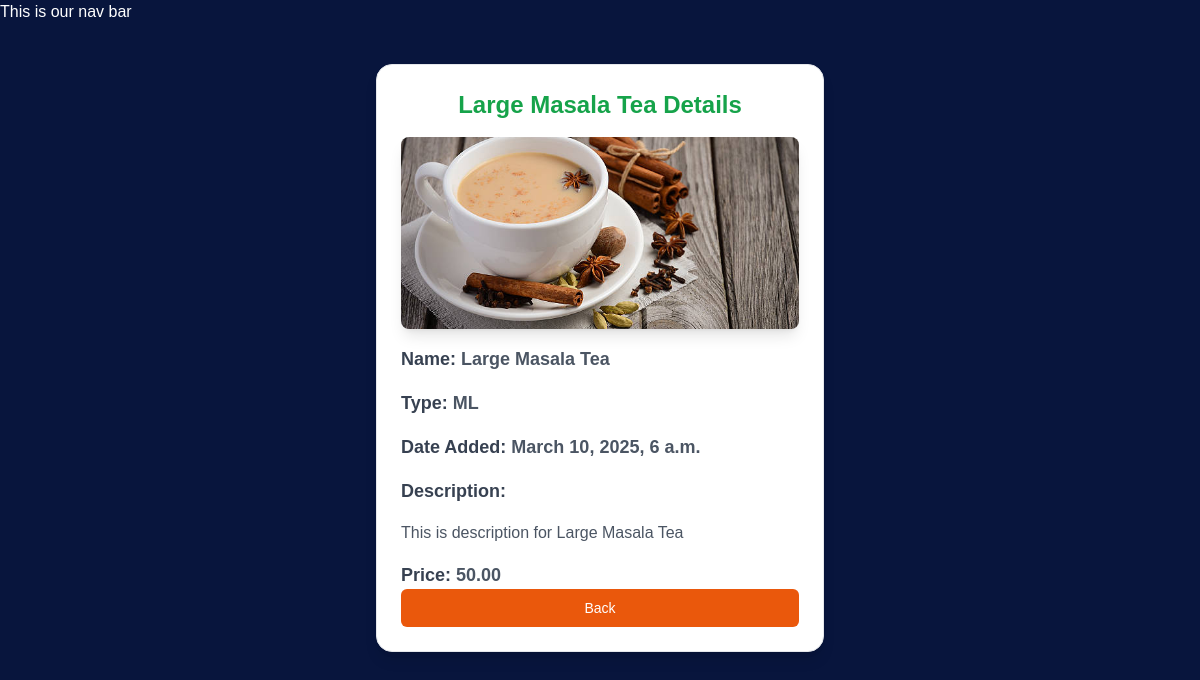
Page /chai/2/ on the committed database.
### chai/models.py (models this page shows, shortened)
class ChaiVarity(models.Model):
    CHAI_TYPE_CHOICE = [
        ('ML', 'MASALA'),
        ('GR', 'GINGER'),
        ('KL', 'KIWI'),
        ('PL', 'PLAIN'),
        ('EL', 'ELAICHI'),
        ('GT', 'GREEN TEA'),
        ('WC', 'WHITE COFFIE'),
        ('MT', 'MATKA CHAI'),
        ('TD', 'TANDOORI CHAI'),
    ]
    name = models.CharField(max_length=100)
    image = models.ImageField(upload_to='chais/')
    date_added = models.DateTimeField(default=timezone.now)
    type = models.CharField(max_length=2, choices=CHAI_TYPE_CHOICE)
    description = models.TextField(default='')
    price = models.DecimalField(max_digits=5, decimal_places=2, default=50.00)

### chai/views.py (the view)
# urls.py: path('<int:chai_id>/',views.chai_detail, name='chai_detail'), # /chai/<int>
def chai_detail(request, chai_id):
    chai = get_object_or_404(ChaiVarity, pk = chai_id)
    return render(request, 'chai/chai_detail.html', {'chai' : chai})

### chai/templates/chai/chai_detail.html (shortened to what this page needs)
{% extends "layout.html" %}
{% block content %}
<div class="max-w-md mx-auto bg-white shadow-lg rounded-2xl overflow-hidden border border-gray-200 p-6 mt-10">
    <h2 class="text-2xl font-bold text-center text-green-600 mb-4">{{chai.name}} Details</h2>
    <div class="space-y-4">
        <img class="rounded-lg shadow-lg w-full h-48 object-cover" src="{{ chai.image.url }}" alt="Chai Image">
        <p class="text-lg font-semibold text-gray-700">Name: <span class="text-gray-600">{{chai.name}}</span></p>
        <p class="text-lg font-semibold text-gray-700">Type: <span class="text-gray-600">{{chai.type}}</span></p>
        <p class="text-lg font-semibold text-gray-700">Date Added: <span class="text-gray-600">{{chai.date_added}}</span></p>
        <p class="text-lg font-semibold text-gray-700">Description:</p>
        <p class="text-gray-600">{{chai.description}}</p>
        <p class="text-lg font-semibold text-gray-700">Price: <span class="text-gray-600">{{chai.price}}</span></p>
    </div>
    <a href="{% url 'all_chai' %}">
        <button
        type="button"
        class="inline-flex w-[100%] items-center justify-center px-4 py-2 border border-transparent text-sm font-medium rounded-md text-white bg-orange-600  hover:bg-orange-700 focus:outline-none focus:ring-2 focus:ring-offset-2 focus:ring-orange-500">Back</button>
    </a>
</div>
{% endblock %}

### static/css/style.css (style rules this page uses)
body { background-color: #08153d; font-family: Arial, sans-serif; color: #fff; }
h1,h2 { text-align: center; font-size: 2em; }

### rows in the picture
ChaiVarity: name "Large Masala Tea", image (picture), type "ML", date_added "March 10, 2025, 6 a.m.", description "This is description for Large Masala Tea", price "50.00"
